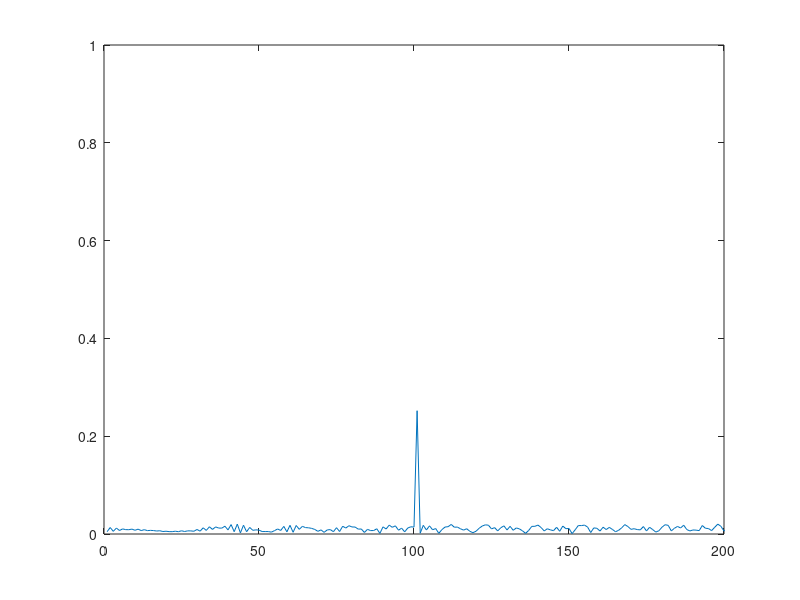
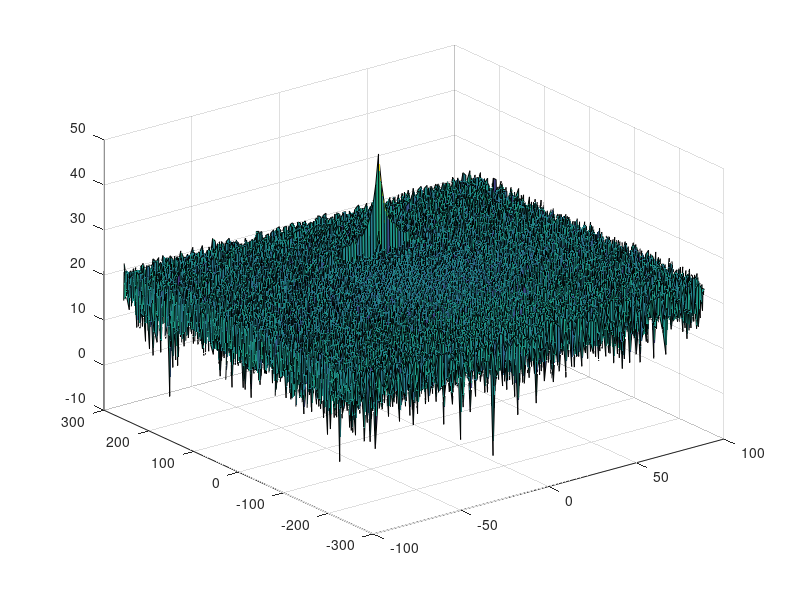

Write MATLAB code to recreate these figures, in order. (Note: this script raises an error after producing the figures.)
clear;
clc;

%% Radar Specifications 
%%%%%%%%%%%%%%%%%%%%%%%%%%%
% Frequency of operation = 77GHz
% Max Range = 200m
% Range Resolution = 1 m
% Max Velocity = 100 m/s
%%%%%%%%%%%%%%%%%%%%%%%%%%%

%speed of light = 3e8
r_max = 200; % meters
r_res = 1; % meters

c = 3e8; % m/s
%% User Defined Range and Velocity of target
% *%TODO* :
% define the target's initial position and velocity. Note : Velocity
% remains contant
 
target_range = 100; % meters
target_vel = -5; % m/s 
%% FMCW Waveform Generation

% *%TODO* :
%Design the FMCW waveform by giving the specs of each of its parameters.
% Calculate the Bandwidth (B), Chirp Time (Tchirp) and Slope (slope) of the FMCW
% chirp using the requirements above.

B = c / (2 * r_res);
Tchirp = 5.5 * 2 * (r_max / c);
slope = B/Tchirp;

%Operating carrier frequency of Radar 
fc= 77e9;             %carrier freq

                                                          
%The number of chirps in one sequence. Its ideal to have 2^ value for the ease of running the FFT
%for Doppler Estimation. 
Nd=128;                   % #of doppler cells OR #of sent periods % number of chirps

%The number of samples on each chirp. 
Nr=1024;                  %for length of time OR # of range cells

% Timestamp for running the displacement scenario for every sample on each
% chirp
t=linspace(0,Nd*Tchirp,Nr*Nd); %total time for samples


%Creating the vectors for Tx, Rx and Mix based on the total samples input.
Tx=zeros(1,length(t)); %transmitted signal
Rx=zeros(1,length(t)); %received signal
Mix = zeros(1,length(t)); %beat signal

%Similar vectors for range_covered and time delay.
r_t=zeros(1,length(t));
td=zeros(1,length(t));


%% Signal generation and Moving Target simulation
% Running the radar scenario over the time. 

for i=1:length(t)         
    
    
    % *%TODO* :
    %For each time stamp update the Range of the Target for constant velocity. 
    r_t(i) = target_range - (t(i) * target_vel);
    td(i) = 2 * (r_t(i) / c);

    % *%TODO* :
    %For each time sample we need update the transmitted and
    %received signal. 
    Tx(i) = cos(2*pi*((fc * t(i)) + ((slope * t(i)^2) / 2)));
    t_des = t(i) - td(i);
    Rx (i)  = cos(2*pi*((fc * t_des) + ((slope * t_des^2) / 2)));
    
    % *%TODO* :
    %Now by mixing the Transmit and Receive generate the beat signal
    %This is done by element wise matrix multiplication of Transmit and
    %Receiver Signal
    Mix(i) = Tx(i) * Rx(i);
    
end

%% RANGE MEASUREMENT


 % *%TODO* :
%reshape the vector into Nr*Nd array. Nr and Nd here would also define the size of
%Range and Doppler FFT respectively.
Mix = reshape(Mix, [1, Nr*Nd]);

 % *%TODO* :
%run the FFT on the beat signal along the range bins dimension (Nr) and
%normalize.
Mix_fft = fft(Mix, Nr) / Nr;


 % *%TODO* :
% Take the absolute value of FFT output
Mix_fft = abs(Mix_fft);


 % *%TODO* :
% Output of FFT is double sided signal, but we are interested in only one side of the spectrum.
% Hence we throw out half of the samples.
Mix_fft = Mix_fft(1:Nr/2);


%plotting the range
figure ('Name','Range from First FFT')
% subplot(2,1,1)

% *%TODO* :
% plot FFT output 
plot(Mix_fft);

 
axis ([0 200 0 1]);



%% RANGE DOPPLER RESPONSE
% The 2D FFT implementation is already provided here. This will run a 2DFFT
% on the mixed signal (beat signal) output and generate a range doppler
% map.You will implement CFAR on the generated RDM


% Range Doppler Map Generation.

% The output of the 2D FFT is an image that has reponse in the range and
% doppler FFT bins. So, it is important to convert the axis from bin sizes
% to range and doppler based on their Max values.

Mix=reshape(Mix,[Nr,Nd]);

% 2D FFT using the FFT size for both dimensions.
sig_fft2 = fft2(Mix,Nr,Nd);

% Taking just one side of signal from Range dimension.
sig_fft2 = sig_fft2(1:Nr/2,1:Nd);
sig_fft2 = fftshift (sig_fft2);
RDM = abs(sig_fft2);
RDM = 10*log10(RDM) ;

%use the surf function to plot the output of 2DFFT and to show axis in both
%dimensions
doppler_axis = linspace(-100,100,Nd);
range_axis = linspace(-200,200,Nr/2)*((Nr/2)/400);
figure,surf(doppler_axis,range_axis,RDM);

%% CFAR implementation

%Slide Window through the complete Range Doppler Map

% *%TODO* :
%Select the number of Training Cells in both the dimensions.
Tr = 4;
Td = 2;

% *%TODO* :
%Select the number of Guard Cells in both dimensions around the Cell under 
%test (CUT) for accurate estimation
Gr = 2;
Gd = 1;

% *%TODO* :
% offset the threshold by SNR value in dB
offset_dB = pow2db(5);

% *%TODO* :
%Create a vector to store noise_level for each iteration on training cells
noise_level = zeros(1,1);


% *%TODO* :
%design a loop such that it slides the CUT across range doppler map by
%giving margins at the edges for Training and Guard Cells.
%For every iteration sum the signal level within all the training
%cells. To sum convert the value from logarithmic to linear using db2pow
%function. Average the summed values for all of the training
%cells used. After averaging convert it back to logarithimic using pow2db.
%Further add the offset to it to determine the threshold. Next, compare the
%signal under CUT with this threshold. If the CUT level > threshold assign
%it a value of 1, else equate it to 0.


   % Use RDM[x,y] as the matrix from the output of 2D FFT for implementing
   % CFAR
nb_rows = size(RDM, 1);
nb_cols = size(RDM, 2);
CFAR = zeros(nb_rows, nb_cols);

% number of training cells in the window
nb_window_training_cells = (2*Tr+2*Gr+1)*(2*Td+2*Gd+1)-(2*Gr+1)*(2*Gd+1);

% save RDM linear (power) for easy lookup
RDM_linear = db2pow(RDM);

% *%TODO* :
% The process above will generate a thresholded block, which is smaller 
%than the Range Doppler Map as the CUT cannot be located at the edges of
%matrix. Hence,few cells will not be thresholded. To keep the map size same
% set those values to 0. 


% loop through non edge locations
for i=(Tr + Gr + 1):(nb_rows - (Tr + Gr))
    for j=(Td + Gd + 1):(nb_cols - (Td + Gd))
        
        % window bounds calculation
        row_start = i - (Tr + Gr);
        row_end = i + (Tr + Gr);
        col_start = j - (Td + Gd);
        col_end = j + (Td + Gd);
        window = RDM_linear(row_start:row_end, col_start:col_end);

        guard_window = RDM_linear(i - Gr: i + Gr, j - Gd: j + Gd);
        
        % from the sum all elements of whole window subtract
        % the sum all elements of guard window,
        % it gives the sum of all training cells
        % take average by dividing it by the qty of the same
        th = (sum(window, 'all') - sum(guard_window, 'all')) / nb_window_training_cells;
        
        % convert to dB and add offset_dB
        th_dB = pow2db(th);
        th_dB = th_dB + offset_dB;

        % if RDM is higher than threshold then assign 1
        if RDM(i ,j) > th_dB
            CFAR(i, j) = 1;
        end
    end
end

 

% *%TODO* :
%display the CFAR output using the Surf function like we did for Range
%Doppler Response output.
figure,surf(doppler_axis,range_axis,CFAR);
colorbar;


 
 